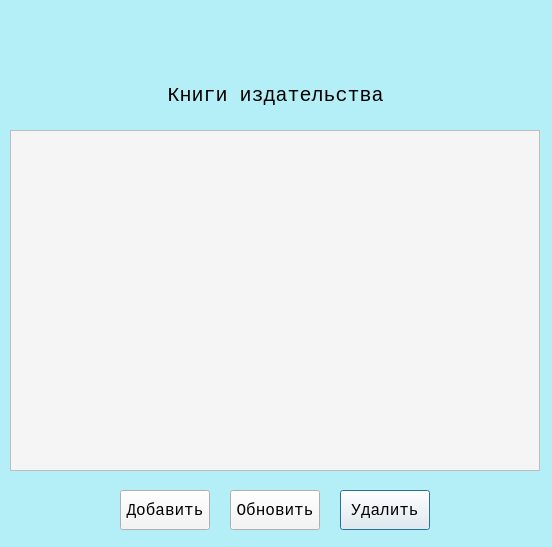
<?xml version="1.0" encoding="UTF-8"?>
<ui version="4.0">
 <class>Dialog</class>
 <widget class="QDialog" name="Dialog">
  <property name="geometry">
   <rect>
    <x>0</x>
    <y>0</y>
    <width>552</width>
    <height>547</height>
   </rect>
  </property>
  <property name="windowTitle">
   <string>Dialog</string>
  </property>
  <property name="styleSheet">
   <string notr="true">background-color: rgb(180, 238, 246)</string>
  </property>
  <widget class="QLabel" name="auth_as">
   <property name="geometry">
    <rect>
     <x>10</x>
     <y>10</y>
     <width>531</width>
     <height>51</height>
    </rect>
   </property>
   <property name="font">
    <font>
     <family>Lucida Console</family>
     <pointsize>-1</pointsize>
     <weight>50</weight>
     <italic>false</italic>
     <bold>false</bold>
    </font>
   </property>
   <property name="styleSheet">
    <string notr="true">color: rgb(0, 0, 0);
font-size: 20px;
font: &quot;Arial Black&quot;;</string>
   </property>
   <property name="text">
    <string/>
   </property>
   <property name="alignment">
    <set>Qt::AlignCenter</set>
   </property>
  </widget>
  <widget class="QPushButton" name="Delete_btn">
   <property name="geometry">
    <rect>
     <x>340</x>
     <y>490</y>
     <width>90</width>
     <height>40</height>
    </rect>
   </property>
   <property name="font">
    <font>
     <family>Lucida Console</family>
     <pointsize>-1</pointsize>
     <weight>50</weight>
     <italic>false</italic>
     <bold>false</bold>
    </font>
   </property>
   <property name="styleSheet">
    <string notr="true">font-size: 16px;
font: &quot;Yu Gothic UI Semibold&quot;;
background-color: rgb(245, 245, 245)</string>
   </property>
   <property name="text">
    <string>Удалить</string>
   </property>
  </widget>
  <widget class="QPushButton" name="Add_btn">
   <property name="geometry">
    <rect>
     <x>120</x>
     <y>490</y>
     <width>90</width>
     <height>40</height>
    </rect>
   </property>
   <property name="font">
    <font>
     <family>Lucida Console</family>
     <pointsize>-1</pointsize>
     <weight>50</weight>
     <italic>false</italic>
     <bold>false</bold>
    </font>
   </property>
   <property name="styleSheet">
    <string notr="true">font-size: 16px;
font: &quot;Yu Gothic UI Semibold&quot;;
background-color: rgb(245, 245, 245)</string>
   </property>
   <property name="text">
    <string>Добавить</string>
   </property>
  </widget>
  <widget class="QTableWidget" name="tableWidget">
   <property name="geometry">
    <rect>
     <x>10</x>
     <y>130</y>
     <width>530</width>
     <height>341</height>
    </rect>
   </property>
   <property name="styleSheet">
    <string notr="true">font-size: 16px;
font: &quot;Yu Gothic UI Semibold&quot;;
background-color: rgb(245, 245, 245)</string>
   </property>
  </widget>
  <widget class="QLabel" name="label_4">
   <property name="geometry">
    <rect>
     <x>10</x>
     <y>70</y>
     <width>531</width>
     <height>51</height>
    </rect>
   </property>
   <property name="font">
    <font>
     <family>Lucida Console</family>
     <pointsize>-1</pointsize>
     <weight>50</weight>
     <italic>false</italic>
     <bold>false</bold>
    </font>
   </property>
   <property name="styleSheet">
    <string notr="true">color: rgb(0, 0, 0);
font-size: 20px;
font: &quot;Arial Black&quot;;</string>
   </property>
   <property name="text">
    <string>Книги издательства</string>
   </property>
   <property name="alignment">
    <set>Qt::AlignCenter</set>
   </property>
  </widget>
  <widget class="QPushButton" name="Update_btn">
   <property name="geometry">
    <rect>
     <x>230</x>
     <y>490</y>
     <width>90</width>
     <height>40</height>
    </rect>
   </property>
   <property name="font">
    <font>
     <family>Lucida Console</family>
     <pointsize>-1</pointsize>
     <weight>50</weight>
     <italic>false</italic>
     <bold>false</bold>
    </font>
   </property>
   <property name="styleSheet">
    <string notr="true">font-size: 16px;
font: &quot;Yu Gothic UI Semibold&quot;;
background-color: rgb(245, 245, 245)</string>
   </property>
   <property name="text">
    <string>Обновить</string>
   </property>
  </widget>
 </widget>
 <resources/>
 <connections/>
</ui>
